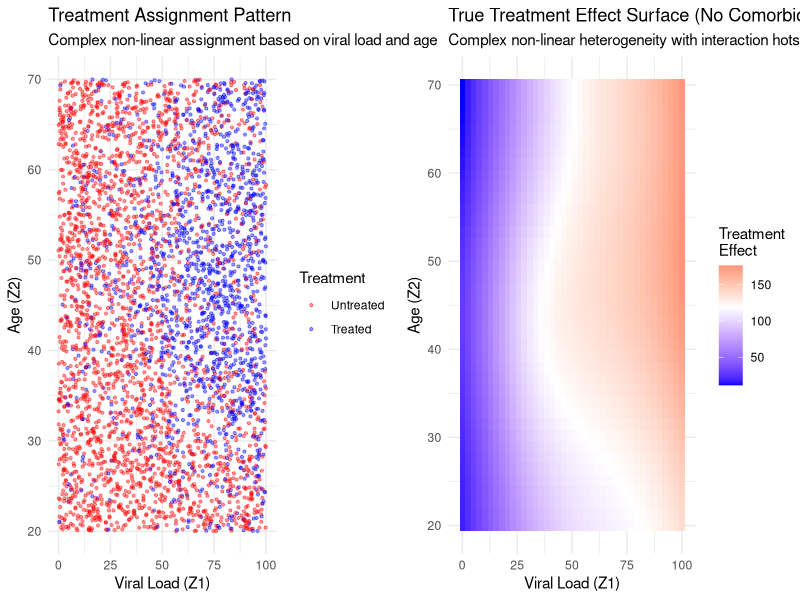
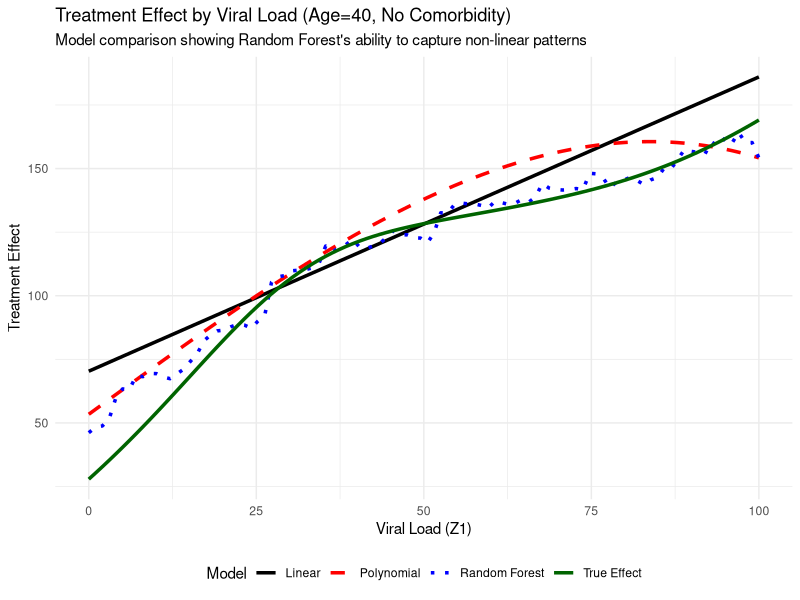

Write R code to recreate these figures, in order.
## ---- chunk 1
knitr::opts_chunk$set(
  echo = TRUE,
  message = FALSE,
  warning = FALSE,
  fig.align = "center",
  fig.width = 10,
  fig.height = 6
)

# Load required libraries
library(dplyr)
library(knitr)
library(kableExtra)
library(randomForest)
library(ggplot2)
library(gridExtra)
library(caret)
## ---- chunk 2
# Simple tabular data from original tutorial
z <- c(0, 0, 1, 1)
a <- c(0, 1, 0, 1)
y <- c(100, 150, 80, 130)
n <- c(300, 200, 150, 350)

data_simple <- data.frame(z, a, y, n)

kable(data_simple, 
      caption = "Table 1: Simple Cross-sectional Data",
      col.names = c("Z (Viral Load)", "A (Treatment)", "Y (CD4 Count)", "N (Sample Size)")) %>%
  kable_styling(bootstrap_options = c("striped", "hover", "condensed"))
## ---- chunk 3
# Calculate marginal distribution of Z
total_n <- sum(n)
z_marginal <- data_simple %>%
  group_by(z) %>%
  summarise(total = sum(n), prob = sum(n) / total_n, .groups = 'drop')

# Non-parametric G-formula
treated_outcomes <- data_simple %>%
  filter(a == 1) %>%
  left_join(z_marginal %>% select(z, prob), by = "z") %>%
  mutate(weighted_y = y * prob)

untreated_outcomes <- data_simple %>%
  filter(a == 0) %>%
  left_join(z_marginal %>% select(z, prob), by = "z") %>%
  mutate(weighted_y = y * prob)

ate_simple_nonparam <- sum(treated_outcomes$weighted_y) - sum(untreated_outcomes$weighted_y)

# Parametric G-formula (expand data and fit models)
data_expanded <- data_simple %>% slice(rep(row_number(), n))

# Fit models
y_model_simple <- lm(y ~ a + z, data = data_simple, weights = n)

# Simulate and predict
set.seed(123)
sim_n <- 10000
z_sim <- sample(z_marginal$z, size = sim_n, replace = TRUE, prob = z_marginal$prob)
sim_data <- data.frame(z = z_sim)

y_treated_simple <- predict(y_model_simple, newdata = sim_data %>% mutate(a = 1))
y_untreated_simple <- predict(y_model_simple, newdata = sim_data %>% mutate(a = 0))
ate_simple_param <- mean(y_treated_simple) - mean(y_untreated_simple)

# Random Forest
rf_model_simple <- randomForest(y ~ a + z, data = data_expanded, ntree = 500)
y_rf_treated_simple <- predict(rf_model_simple, newdata = sim_data %>% mutate(a = 1))
y_rf_untreated_simple <- predict(rf_model_simple, newdata = sim_data %>% mutate(a = 0))
ate_simple_rf <- mean(y_rf_treated_simple) - mean(y_rf_untreated_simple)

cat("Simple Data Results:\n")
cat("Non-parametric ATE:", round(ate_simple_nonparam, 2), "\n")
cat("Linear model ATE:", round(ate_simple_param, 2), "\n")
cat("Random Forest ATE:", round(ate_simple_rf, 2), "\n")
## ---- chunk 4
set.seed(42)
n_obs <- 4000  # Larger sample for ML methods

# Generate multiple confounders for richer interactions
z1 <- runif(n_obs, 0, 100)    # Viral load
z2 <- runif(n_obs, 20, 70)    # Age  
z3 <- rbinom(n_obs, 1, 0.3)   # Comorbidity (0/1)

# Complex non-linear treatment assignment with smooth relationships
treatment_logit <- -1.5 + 
  # Smooth S-curve for viral load (sicker patients less likely to get treatment)
  3 * plogis((z1 - 50) / 20) - 1.5 +
  
  # Smooth inverse-U for age (middle-aged more likely to get treatment)
  2 * exp(-((z2 - 45) / 15)^2) - 0.5 +
  
  # Comorbidity effect that varies smoothly with other variables
  z3 * (0.5 + 0.02 * z1 - 0.01 * z2) +
  
  # Smooth interaction surfaces
  0.015 * z1 * (z2 - 45) / 25 +                    # Viral load × Age interaction
  0.3 * sin(z1 * pi / 50) * cos(z2 * pi / 40) +    # Trigonometric interaction
  z3 * 0.2 * cos((z1 + z2) * pi / 80)              # Three-way interaction

treatment_prob <- plogis(treatment_logit)
a <- rbinom(n_obs, 1, treatment_prob)

# Complex outcome model with baseline health declining with viral load and age
baseline_outcome <- 200 - 1.5 * z1 + 0.01 * z1^2 +           # Viral load effect
                   50 * exp(-((z2 - 40) / 12)^2) +            # Age effect (peak health ~40)
                   z3 * (-30 - 0.3 * z1 + 0.5 * z2)           # Comorbidity penalty

# Highly heterogeneous treatment effects - the key for demonstrating RF advantage
treatment_effect <- 
  # Base effect varies smoothly with viral load
  30 + 0.8 * z1 + 20 * tanh((z1 - 40) / 20) +       # Smooth transition around z1=40
  
  # Age modifies effectiveness (peak around age 45)
  25 * exp(-((z2 - 45) / 18)^2) +                    
  
  # Comorbidity creates complex interactions
  z3 * (20 - 0.4 * z1 + 0.3 * z2) +                 
  
  # Smooth interactions that linear models struggle with
  0.008 * z1 * z2 +                                  # Linear interaction
  0.15 * z1 * z3 +                                   # z1×z3 interaction
  
  # Non-linear patterns
  15 * sin(z1 * pi / 60) * (1 + 0.5 * z3) +         # Sine modulation
  10 * cos(z2 * pi / 50) * exp(-z1 / 100) +         # Decaying cosine
  
  # Regional "sweet spots" where treatment works exceptionally well
  20 * exp(-((z1 - 30)^2 + (z2 - 40)^2) / 400) +    # Gaussian sweet spot
  15 * exp(-((z1 - 70)^2 + (z2 - 50)^2) / 500) * z3 # Another for comorbid patients

# Final outcome with moderate noise
y <- baseline_outcome + a * treatment_effect + rnorm(n_obs, 0, 25)

# Create dataset
data_complex <- data.frame(
  z1 = z1, z2 = z2, z3 = z3, 
  a = a, y = y,
  true_te = treatment_effect
)

# Summary statistics
summary_stats <- data_complex %>%
  summarise(
    n = n(),
    z1_mean = mean(z1), z1_sd = sd(z1),
    z2_mean = mean(z2), z2_sd = sd(z2),
    z3_mean = mean(z3),
    prop_treated = mean(a),
    y_mean = mean(y), y_sd = sd(y),
    te_mean = mean(true_te), te_sd = sd(true_te)
  )

kable(summary_stats,
      caption = "Table 2: Complex Data Summary Statistics",
      col.names = c("N", "Z1 Mean", "Z1 SD", "Z2 Mean", "Z2 SD", "Z3 Mean", 
                   "Prop. Treated", "Y Mean", "Y SD", "TE Mean", "TE SD"),
      digits = 2) %>%
  kable_styling(bootstrap_options = c("striped", "hover", "condensed"))
## ---- chunk 5
# Treatment probability by viral load and age
p1 <- ggplot(data_complex, aes(x = z1, y = z2, color = factor(a))) +
  geom_point(alpha = 0.4, size = 0.8) +
  labs(title = "Treatment Assignment Pattern",
       subtitle = "Complex non-linear assignment based on viral load and age",
       x = "Viral Load (Z1)", y = "Age (Z2)", color = "Treatment") +
  scale_color_manual(values = c("red", "blue"), labels = c("Untreated", "Treated")) +
  theme_minimal()

# Treatment effect surface (for patients without comorbidity)
grid_size <- 40
z1_grid <- seq(0, 100, length.out = grid_size)
z2_grid <- seq(20, 70, length.out = grid_size)

te_surface <- expand.grid(z1 = z1_grid, z2 = z2_grid) %>%
  mutate(z3 = 0) %>%  # Show for z3 = 0
  mutate(
    te = 30 + 0.8 * z1 + 20 * tanh((z1 - 40) / 20) +
         25 * exp(-((z2 - 45) / 18)^2) +
         z3 * (20 - 0.4 * z1 + 0.3 * z2) +
         0.008 * z1 * z2 +
         0.15 * z1 * z3 +
         15 * sin(z1 * pi / 60) * (1 + 0.5 * z3) +
         10 * cos(z2 * pi / 50) * exp(-z1 / 100) +
         20 * exp(-((z1 - 30)^2 + (z2 - 40)^2) / 400) +
         15 * exp(-((z1 - 70)^2 + (z2 - 50)^2) / 500) * z3
  )

p2 <- ggplot(te_surface, aes(x = z1, y = z2, fill = te)) +
  geom_tile() +
  scale_fill_gradient2(low = "blue", mid = "white", high = "red", 
                      midpoint = median(te_surface$te), name = "Treatment\nEffect") +
  labs(title = "True Treatment Effect Surface (No Comorbidity)",
       subtitle = "Complex non-linear heterogeneity with interaction hotspots",
       x = "Viral Load (Z1)", y = "Age (Z2)") +
  theme_minimal()

grid.arrange(p1, p2, ncol = 2)
## ---- chunk 6
# Linear models (using all three confounders)
outcome_model_linear <- lm(y ~ a + z1 + z2 + z3 + a:z1, data = data_complex)

# Polynomial model with modest flexibility (doesn't mirror DGP structure)
outcome_model_poly <- lm(y ~ a * (z1 + I(z1^3) + z2 + z3) + 
                        z1:z2 + z2:z3, data = data_complex)

# Random Forest models with proper hyperparameters
set.seed(123)
outcome_model_rf <- randomForest(y ~ a + z1 + z2 + z3, data = data_complex, 
                                ntree = 2000,        # More trees for stability
                                nodesize = 20,       # Larger nodes (less overfitting)
                                mtry = 2,           # Fewer variables per split
                                maxnodes = 200,     # Limit complexity
                                importance = TRUE)

# Model performance summaries
cat("Model Performance Summary:\n")
cat("Linear outcome R²:", round(summary(outcome_model_linear)$r.squared, 3), "\n")
cat("Polynomial outcome R²:", round(summary(outcome_model_poly)$r.squared, 3), "\n")
cat("RF outcome % Var Explained:", round(tail(outcome_model_rf$rsq, 1) * 100, 1), "%\n")
## ---- chunk 7
# Simulation setup
set.seed(456)
sim_n <- 8000

# Sample from marginal distributions of confounders
z1_sim <- sample(data_complex$z1, size = sim_n, replace = TRUE)
z2_sim <- sample(data_complex$z2, size = sim_n, replace = TRUE)
z3_sim <- sample(data_complex$z3, size = sim_n, replace = TRUE)

sim_data <- data.frame(z1 = z1_sim, z2 = z2_sim, z3 = z3_sim)

# Calculate true ATE on simulation sample
true_te_sim <- 30 + 0.8 * z1_sim + 20 * tanh((z1_sim - 40) / 20) +
               25 * exp(-((z2_sim - 45) / 18)^2) +
               z3_sim * (20 - 0.4 * z1_sim + 0.3 * z2_sim) +
               0.008 * z1_sim * z2_sim +
               0.15 * z1_sim * z3_sim +
               15 * sin(z1_sim * pi / 60) * (1 + 0.5 * z3_sim) +
               10 * cos(z2_sim * pi / 50) * exp(-z1_sim / 100) +
               20 * exp(-((z1_sim - 30)^2 + (z2_sim - 40)^2) / 400) +
               15 * exp(-((z1_sim - 70)^2 + (z2_sim - 50)^2) / 500) * z3_sim

true_ate <- mean(true_te_sim)

# Linear model predictions
y_linear_treated <- predict(outcome_model_linear, newdata = sim_data %>% mutate(a = 1))
y_linear_untreated <- predict(outcome_model_linear, newdata = sim_data %>% mutate(a = 0))
ate_linear <- mean(y_linear_treated) - mean(y_linear_untreated)

# Polynomial model predictions
y_poly_treated <- predict(outcome_model_poly, newdata = sim_data %>% mutate(a = 1))
y_poly_untreated <- predict(outcome_model_poly, newdata = sim_data %>% mutate(a = 0))
ate_poly <- mean(y_poly_treated) - mean(y_poly_untreated)

# Random Forest predictions
y_rf_treated <- predict(outcome_model_rf, newdata = sim_data %>% mutate(a = 1))
y_rf_untreated <- predict(outcome_model_rf, newdata = sim_data %>% mutate(a = 0))
ate_rf <- mean(y_rf_treated) - mean(y_rf_untreated)

# Crude estimate
crude_treated <- mean(data_complex$y[data_complex$a == 1])
crude_untreated <- mean(data_complex$y[data_complex$a == 0])
crude_ate <- crude_treated - crude_untreated
## ---- chunk 8
# Create comprehensive results table
results_comparison <- data.frame(
  Method = c("True ATE", "Crude (Unadjusted)", "Linear G-Formula", 
             "Polynomial G-Formula", "Random Forest G-Formula"),
  ATE_Estimate = c(round(true_ate, 2), round(crude_ate, 2), round(ate_linear, 2), 
                   round(ate_poly, 2), round(ate_rf, 2)),
  Bias = c(0, round(crude_ate - true_ate, 2), round(ate_linear - true_ate, 2),
           round(ate_poly - true_ate, 2), round(ate_rf - true_ate, 2)),
  Abs_Bias = c(0, round(abs(crude_ate - true_ate), 2), round(abs(ate_linear - true_ate), 2),
               round(abs(ate_poly - true_ate), 2), round(abs(ate_rf - true_ate), 2)),
  Notes = c("Oracle truth", "Ignores confounding", "Simple linear model", 
                         "Cubic + interactions", "Flexible ML approach")
)

kable(results_comparison,
      caption = "Table 3: G-Formula Results Comparison",
      col.names = c("Method", "ATE Estimate", "Bias", "Absolute Bias", "Notes")) %>%
  kable_styling(bootstrap_options = c("striped", "hover", "condensed"))

# Performance insights
linear_bias <- results_comparison$Abs_Bias[3]      # Linear only
poly_bias <- results_comparison$Abs_Bias[4]        # Polynomial only
rf_bias <- results_comparison$Abs_Bias[5]          # Random Forest
best_parametric_bias <- min(linear_bias, poly_bias) # Best parametric approach

cat("\n*** KEY FINDINGS ***\n")
cat("True ATE:", round(true_ate, 2), "\n")
cat("Linear model bias:", round(linear_bias, 2), "\n")
cat("Polynomial model bias:", round(poly_bias, 2), "\n")
cat("Random Forest bias:", round(rf_bias, 2), "\n")

if(rf_bias < linear_bias) {
  rf_vs_linear <- round(linear_bias / rf_bias, 1)
  cat("✓ Random Forest performs", rf_vs_linear, "times better than linear model!\n")
} else {
  cat("Linear model performs similarly to or better than Random Forest.\n")
}

if(rf_bias < best_parametric_bias) {
  rf_vs_best_param <- round(best_parametric_bias / rf_bias, 1)
  cat("✓ Random Forest performs", rf_vs_best_param, "times better than best parametric method!\n")
} else {
  cat("Parametric methods perform similarly to or better than Random Forest.\n")
}
## ---- chunk 9
# Cross-validation comparison
set.seed(789)
cv_folds <- createFolds(data_complex$y, k = 5)

# Function to calculate RMSE
calculate_rmse <- function(actual, predicted) {
  sqrt(mean((actual - predicted)^2, na.rm = TRUE))
}

# Initialize RMSE vectors
rmse_linear <- rmse_poly <- rmse_rf <- numeric(5)

# Cross-validation loop
for(i in 1:5) {
  train_idx <- unlist(cv_folds[-i])
  test_idx <- cv_folds[[i]]
  
  train_data <- data_complex[train_idx, ]
  test_data <- data_complex[test_idx, ]
  
  # Fit models
  linear_cv <- lm(y ~ a + z1 + z2 + z3 + a:z1, data = train_data)
  poly_cv <- lm(y ~ a * (z1 + I(z1^3) + z2 + z3) + z1:z2 + z2:z3, data = train_data)
  rf_cv <- randomForest(y ~ a + z1 + z2 + z3, data = train_data, 
                       ntree = 1000, nodesize = 20, mtry = 2)
  
  # Predictions
  pred_linear <- predict(linear_cv, test_data)
  pred_poly <- predict(poly_cv, test_data)
  pred_rf <- predict(rf_cv, test_data)
  
  # RMSE calculation
  rmse_linear[i] <- calculate_rmse(test_data$y, pred_linear)
  rmse_poly[i] <- calculate_rmse(test_data$y, pred_poly)
  rmse_rf[i] <- calculate_rmse(test_data$y, pred_rf)
}

# Performance summary
performance_summary <- data.frame(
  Model = c("Linear", "Polynomial", "Random Forest"),
  Mean_RMSE = c(mean(rmse_linear), mean(rmse_poly), mean(rmse_rf)),
  SD_RMSE = c(sd(rmse_linear), sd(rmse_poly), sd(rmse_rf)),
  Improvement_vs_Linear = c("—", 
                           paste0(round((mean(rmse_linear) - mean(rmse_poly))/mean(rmse_linear)*100, 1), "%"),
                           paste0(round((mean(rmse_linear) - mean(rmse_rf))/mean(rmse_linear)*100, 1), "%"))
)

kable(performance_summary,
      caption = "Table 4: Cross-Validation Performance",
      col.names = c("Model", "Mean RMSE", "SD RMSE", "Improvement"),
      digits = 3) %>%
  kable_styling(bootstrap_options = c("striped", "hover", "condensed"))
## ---- chunk 10
# Compare model predictions across viral load (fixing age=40, comorbidity=0)
z1_plot_range <- seq(0, 100, length.out = 100)
plot_data_fixed <- data.frame(z1 = z1_plot_range, z2 = 40, z3 = 0)

# Calculate true treatment effect for this slice
true_te_plot <- 30 + 0.8 * z1_plot_range + 20 * tanh((z1_plot_range - 40) / 20) +
                25 * exp(-((40 - 45) / 18)^2) +
                0 * (20 - 0.4 * z1_plot_range + 0.3 * 40) +
                0.008 * z1_plot_range * 40 +
                0.15 * z1_plot_range * 0 +
                15 * sin(z1_plot_range * pi / 60) * (1 + 0.5 * 0) +
                10 * cos(40 * pi / 50) * exp(-z1_plot_range / 100) +
                20 * exp(-((z1_plot_range - 30)^2 + (40 - 40)^2) / 400) +
                15 * exp(-((z1_plot_range - 70)^2 + (40 - 50)^2) / 500) * 0

# Model predictions
pred_linear_treated <- predict(outcome_model_linear, newdata = plot_data_fixed %>% mutate(a = 1))
pred_linear_untreated <- predict(outcome_model_linear, newdata = plot_data_fixed %>% mutate(a = 0))
te_linear <- pred_linear_treated - pred_linear_untreated

pred_poly_treated <- predict(outcome_model_poly, newdata = plot_data_fixed %>% mutate(a = 1))
pred_poly_untreated <- predict(outcome_model_poly, newdata = plot_data_fixed %>% mutate(a = 0))
te_poly <- pred_poly_treated - pred_poly_untreated

pred_rf_treated <- predict(outcome_model_rf, newdata = plot_data_fixed %>% mutate(a = 1))
pred_rf_untreated <- predict(outcome_model_rf, newdata = plot_data_fixed %>% mutate(a = 0))
te_rf <- pred_rf_treated - pred_rf_untreated

# Create plotting dataframe
te_df <- data.frame(
  z1 = rep(z1_plot_range, 4),
  treatment_effect = c(true_te_plot, te_linear, te_poly, te_rf),
  model = rep(c("True Effect", "Linear", "Polynomial", "Random Forest"), each = 100)
)

# Plot treatment effects
p_te <- ggplot(te_df, aes(x = z1, y = treatment_effect, color = model, linetype = model)) +
  geom_line(size = 1.2) +
  labs(title = "Treatment Effect by Viral Load (Age=40, No Comorbidity)",
       subtitle = "Model comparison showing Random Forest's ability to capture non-linear patterns",
       x = "Viral Load (Z1)", y = "Treatment Effect",
       color = "Model", linetype = "Model") +
  theme_minimal() +
  scale_color_manual(values = c("black", "red", "blue", "darkgreen")) +
  scale_linetype_manual(values = c("solid", "dashed", "dotted", "solid")) +
  theme(legend.position = "bottom")

print(p_te)
